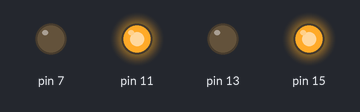
Bench run of a program on a simulated Raspberry Pi (header pin numbers). On the bench: output pins drawn as LEDs (lit = HIGH). At 5.0 s the program stops and its outputs stay as they are.

Above: at 0.1 s.
At 5.1 s:
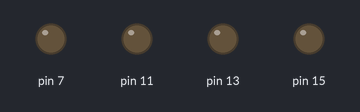
Timing chart, 0 to 6.5 s (numbered marks = the images above):
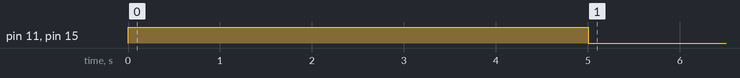

Measured:
- by itself, pin 11, pin 15: LOW → HIGH at 0.00 s, → LOW 5.0 s later

The program:

pivot_left_right.py
```python
import RPi.GPIO as gpio
import time

def init():
     gpio.setmode(gpio.BOARD)
     gpio.setup(7,gpio.OUT)
     gpio.setup(11,gpio.OUT)
     gpio.setup(13,gpio.OUT)
     gpio.setup(15,gpio.OUT)

def pivot_left(tf):
    init()
    gpio.output(7,True)
    gpio.output(11,False)
    gpio.output(13,True)
    gpio.output(15,False)
    time.sleep(tf)

def pivot_right(tf):
    init()
    gpio.output(7,False)
    gpio.output(11,True)
    gpio.output(13,False)
    gpio.output(15,True)
    time.sleep(tf)

pivot_right(5)
#pivot_left(5)


gpio.cleanup()
```
